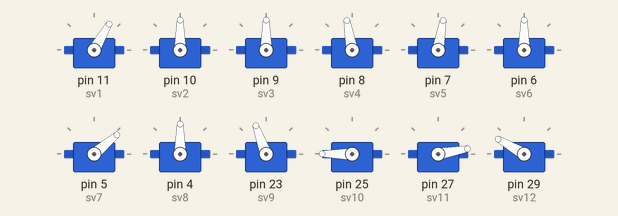
A sketch run on a simulated Arduino Mega 2560, built with avr-gcc and run on an emulated ATmega2560. Parts: 12 × servo.

Above: at 0.05 s.
At 0.4 s:
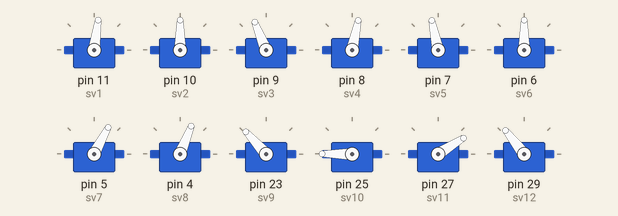
At 0.75 s:
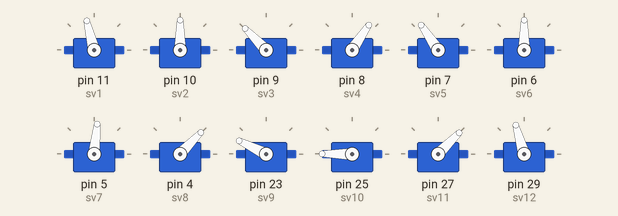
At 1.1 s:
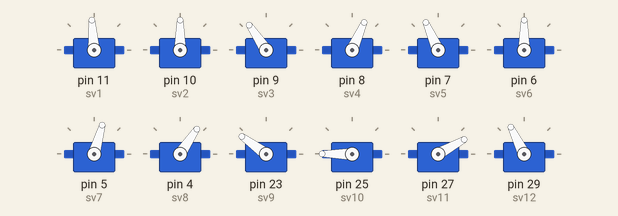
At 1.45 s:
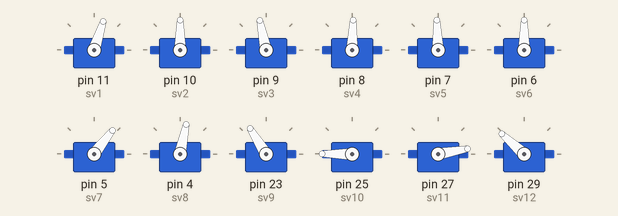
Timing chart, 0 to 3.7 s (numbered marks = the images above):
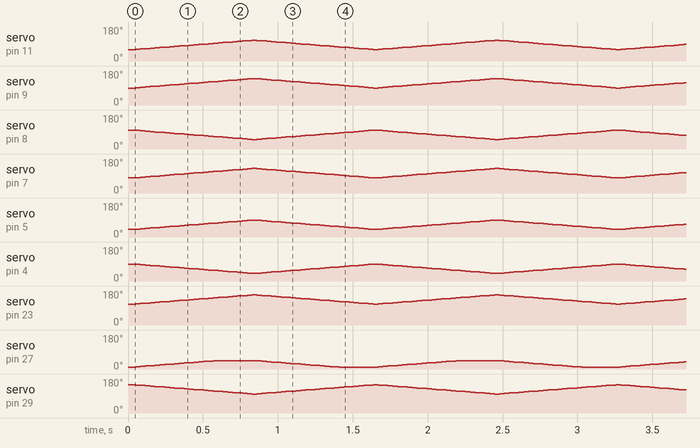

The sketch:

dog_walk1.ino
```cpp
#include <Servo.h>
Servo  sv1, sv2, sv3, sv4, sv5, sv6, sv7, sv8, sv9, sv10, sv11, sv12, sv13, sv14, sv15, sv16;
int count=1;
int va1=60,va2=90,va3=90,va4=100;
int va5=80,va6=90,va7=40,va8=90;
int va9=110,va10=180,va11=10,va12=150;
int va13=20,va14=180,va15=135,va16=30;
int de1=0,de2=0,de3=0,de4=0;
int de5=0,de6=0,de7=0,de8=0;
int de9=0,de10=0,de11=0,de12=0;
int de13=0,de14=0,de15=0,de16=0;
void setup()
{
  sv1.attach(11);
  sv2.attach(10);
  sv3.attach(9);
  sv4.attach(8);
  sv5.attach(7);
  sv6.attach(6);
  sv7.attach(5);
  sv8.attach(4);
  sv9.attach(23);
  sv10.attach(25);
  sv11.attach(27);
  sv12.attach(29);
  sv13.attach(33);
  sv14.attach(35);
  sv15.attach(37);
  sv16.attach(39);

}

void loop(){

if(count=1){
sv1.write(va1);//右中肩
sv2.write(va2);//右肩
sv3.write(va3);//右肘
sv4.write(va4);//右足
sv5.write(va5);//左中肩
sv6.write(va6);//左肩
sv7.write(va7);//左肘
sv8.write(va8);//左足
sv9.write(va9);//後右中肩
sv10.write(va10);//後右肩
sv11.write(va11);//後右肘
sv12.write(va12);//後右足
sv13.write(va13);//後左中肩
sv14.write(va14);//後左肩
sv15.write(va15);//後左肘
sv16.write(va16);//後左足
va1+=de1;
va2+=de2;
va3+=de3;
va4+=de4;
va5+=de5;
va6+=de6;
va7+=de7;
va8+=de8;
va9+=de9;
va10+=de10;
va11+=de11;
va12+=de12;
va13+=de13;
va14+=de14;
va15+=de15;
va16+=de16;


     if(va1==60&&va3==90){
       de1=1;
       de3=1;
       de4=-1;
     }else if(va1==60&&va3!=90){
       de1=0;
     }else if(va3==90&&va1!=60){
       de3=0;
     }

     if(va1==110&&va3==140){
       de1=-1;
       de3=-1;
       de4=1;
     }else if(va1==110&&va3!=140){
       de1=0;
     }else if(va3==140&&va1!=110){
       de3=0;
     }


     if(va5==130&&va7==90){
      de5=-1;
      de7=-1;
      de8=1; }
      else if(va5==130&&va7!=90){
        de5=0;
      }
      else if(va7==90&&va5!=130){
        de7=0;
      }
     if(va5==80&&va7==40){
       de5=1;
       de7=1;
       de8=-1;
     }else if(va5==80&&va7!=40){
       de5=0;
     }
     else if (va7==40&&va5!=80){
       de7=0;
     }


     if(va9==110&&va11==10){
       de9 = 1;
       de11 = 1;
       de12 = -1;
        }
     else if(va9==110&&va11!=10){
         de9 = 0;}
     else if(va11==10&&va9!=110){
         de11 = 0;}
     else if(va9==160&&va11==45){
       de9  = -1;
       de11 = -1;
       de12 = 1;
     }
     else if(va9==160&&va11!=45){
         de9 = 0;}
     else if(va11==45&&va9!=160){
        de11 = 0;}


     if(va13==70&&va15==170){
       de13 = -1;
       de15 = -1;
       de16 = 1;}
     else if(va13==70&&va15!=170){
         de13 = 0;}
     else if(va15==170&&va13!=70){
         de15 = 0;}
     else if(va13==20&&va15==135){
       de13 = 1;
       de15 = 1;
        de16 = -1;}
     else if(va13==20&&va15!=135){
         de13 = 0;}
     else if(va15==135&&va13!=20){
         de15 = 0;}


     delay(15);


}


}
```
